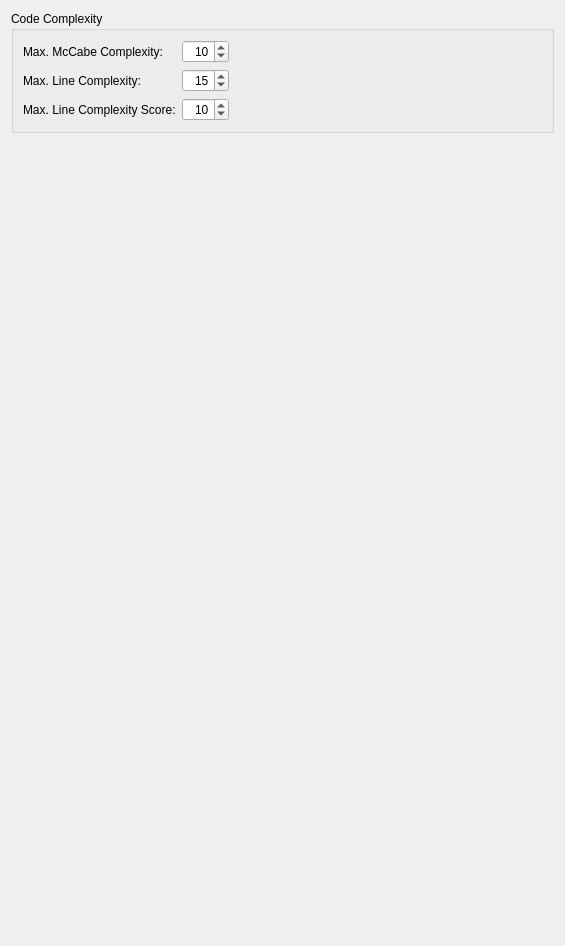
         <widget class="QWidget" name="codeComplexityTab">
          <attribute name="title">
           <string>Complexity</string>
          </attribute>
          <layout class="QVBoxLayout" name="verticalLayout_17">
           <item>
            <widget class="QGroupBox" name="groupBox_3">
             <property name="title">
              <string>Code Complexity</string>
             </property>
             <layout class="QGridLayout" name="gridLayout_4">
              <item row="0" column="2" rowspan="2">
               <spacer name="horizontalSpacer_5">
                <property name="orientation">
                 <enum>Qt::Orientation::Horizontal</enum>
                </property>
                <property name="sizeHint" stdset="0">
                 <size>
                  <width>313</width>
                  <height>20</height>
                 </size>
                </property>
               </spacer>
              </item>
              <item row="0" column="0">
               <widget class="QLabel" name="label_8">
                <property name="text">
                 <string>Max. McCabe Complexity:</string>
                </property>
               </widget>
              </item>
              <item row="0" column="1">
               <widget class="QSpinBox" name="complexitySpinBox">
                <property name="toolTip">
                 <string>Enter the maximum allowed code complexity (McCabe: 10)</string>
                </property>
                <property name="alignment">
                 <set>Qt::AlignmentFlag::AlignRight|Qt::AlignmentFlag::AlignTrailing|Qt::AlignmentFlag::AlignVCenter</set>
                </property>
                <property name="maximum">
                 <number>100</number>
                </property>
                <property name="value">
                 <number>10</number>
                </property>
               </widget>
              </item>
              <item row="1" column="0">
               <widget class="QLabel" name="label_13">
                <property name="text">
                 <string>Max. Line Complexity:</string>
                </property>
               </widget>
              </item>
              <item row="1" column="1">
               <widget class="QSpinBox" name="lineComplexitySpinBox">
                <property name="toolTip">
                 <string>Enter the maximum complexity (number of nodes) for a line of code</string>
                </property>
                <property name="alignment">
                 <set>Qt::AlignmentFlag::AlignRight|Qt::AlignmentFlag::AlignTrailing|Qt::AlignmentFlag::AlignVCenter</set>
                </property>
                <property name="maximum">
                 <number>100</number>
                </property>
                <property name="value">
                 <number>15</number>
                </property>
               </widget>
              </item>
              <item row="2" column="0">
               <widget class="QLabel" name="label_14">
                <property name="text">
                 <string>Max. Line Complexity Score:</string>
                </property>
               </widget>
              </item>
              <item row="2" column="1">
               <widget class="QSpinBox" name="lineComplexityScoreSpinBox">
                <property name="toolTip">
                 <string>Enter the maximum allowed median for line complexity</string>
                </property>
                <property name="alignment">
                 <set>Qt::AlignmentFlag::AlignRight|Qt::AlignmentFlag::AlignTrailing|Qt::AlignmentFlag::AlignVCenter</set>
                </property>
                <property name="maximum">
                 <number>100</number>
                </property>
                <property name="value">
                 <number>10</number>
                </property>
               </widget>
              </item>
             </layout>
            </widget>
           </item>
           <item>
            <spacer name="verticalSpacer_8">
             <property name="orientation">
              <enum>Qt::Orientation::Vertical</enum>
             </property>
             <property name="sizeHint" stdset="0">
              <size>
               <width>20</width>
               <height>802</height>
              </size>
             </property>
            </spacer>
           </item>
          </layout>
         </widget>
